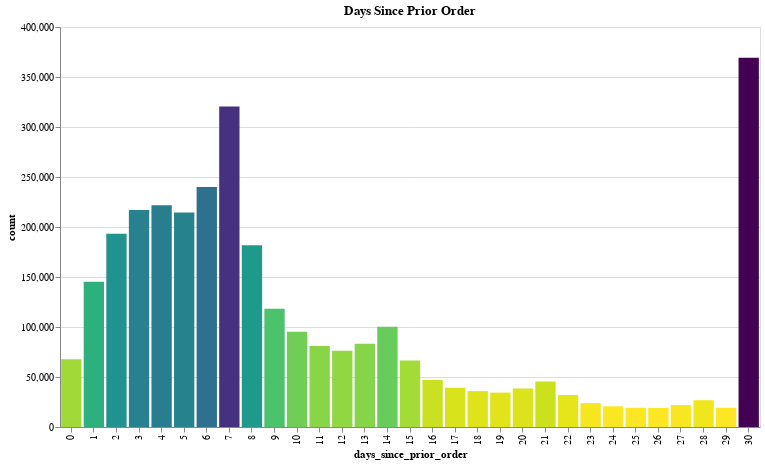

Source (notebook cell):
### Code cell
alt.Chart(days_since_prior).mark_bar().encode(
    alt.X("days_since_prior_order:O", bin=False),
    alt.Y('count:Q'),
#     alt.ColorValue('darkorange'),
#     color = alt.Color('order_hour_of_day', alt.ColorValue("blue")),
#     color='orange',
    color = alt.Color('count', legend=None, sort="descending", scale=alt.Scale(scheme='viridis')),
    tooltip=[alt.Tooltip('days_since_prior_order:Q', title="Days since Prior Order"), alt.Tooltip('count:Q'), alt.Tooltip('pct_of_total:Q')]
    ).properties(title="Days Since Prior Order", width=700, height=400)

### Figure 1 — Vega-Lite specification as saved in the notebook (floating-point values rounded to 4 significant figures)
{"$schema": "https://vega.github.io/schema/vega-lite/v2.6.0.json", "config": {"background": "white", "view": {"height": 300, "width": 400}}, "data": {"name": "data-3db4bc69f8a7856b0194699416cd89c2"}, "datasets": {"data-3db4bc69f8a7856b0194699416cd89c2": [{"count": 67755, "days_since_prior_order": 0, "pct_of_total": 2.11}, {"count": 145247, "days_since_prior_order": 1, "pct_of_total": 4.52}, {"count": 193206, "days_since_prior_order": 2, "pct_of_total": 6.01}, {"count": 217005, "days_since_prior_order": 3, "pct_of_total": 6.75}, {"count": 221696, "days_since_prior_order": 4, "pct_of_total": 6.9}, {"count": 214503, "days_since_prior_order": 5, "pct_of_total": 6.67}, {"count": 240013, "days_since_prior_order": 6, "pct_of_total": 7.47}, {"count": 320608, "days_since_prior_order": 7, "pct_of_total": 9.97}, {"count": 181717, "days_since_prior_order": 8, "pct_of_total": 5.65}, {"count": 118188, "days_since_prior_order": 9, "pct_of_total": 3.68}, {"count": 95186, "days_since_prior_order": 10, "pct_of_total": 2.96}, {"count": 80970, "days_since_prior_order": 11, "pct_of_total": 2.52}, {"count": 76146, "days_since_prior_order": 12, "pct_of_total": 2.37}, {"count": 83214, "days_since_prior_order": 13, "pct_of_total": 2.59}, {"count": 100230, "days_since_prior_order": 14, "pct_of_total": 3.12}, {"count": 66579, "days_since_prior_order": 15, "pct_of_total": 2.07}, {"count": 46941, "days_since_prior_order": 16, "pct_of_total": 1.46}, {"count": 39245, "days_since_prior_order": 17, "pct_of_total": 1.22}, {"count": 35881, "days_since_prior_order": 18, "pct_of_total": 1.12}, {"count": 34384, "days_since_prior_order": 19, "pct_of_total": 1.07}, {"count": 38527, "days_since_prior_order": 20, "pct_of_total": 1.2}, {"count": 45470, "days_since_prior_order": 21, "pct_of_total": 1.41}, {"count": 32012, "days_since_prior_order": 22, "pct_of_total": 1}, {"count": 23885, "days_since_prior_order": 23, "pct_of_total": 0.74}, {"count": 20712, "days_since_prior_order": 24, "pct_of_total": 0.64}, {"count": 19234, "days_since_prior_order": 25, "pct_of_total": 0.6}, {"count": 19016, "days_since_prior_order": 26, "pct_of_total": 0.59}, {"count": 22013, "days_since_prior_order": 27, "pct_of_total": 0.68}, {"count": 26777, "days_since_prior_order": 28, "pct_of_total": 0.83}, {"count": 19191, "days_since_prior_order": 29, "pct_of_total": 0.6}, {"count": 369323, "days_since_prior_order": 30, "pct_of_total": 11.49}]}, "encoding": {"color": {"field": "count", "legend": null, "scale": {"scheme": "viridis"}, "sort": "descending", "type": "quantitative"}, "tooltip": [{"field": "days_since_prior_order", "title": "Days since Prior Order", "type": "quantitative"}, {"field": "count", "type": "quantitative"}, {"field": "pct_of_total", "type": "quantitative"}], "x": {"bin": false, "field": "days_since_prior_order", "type": "ordinal"}, "y": {"field": "count", "type": "quantitative"}}, "height": 400, "mark": "bar", "title": "Days Since Prior Order", "width": 700}
